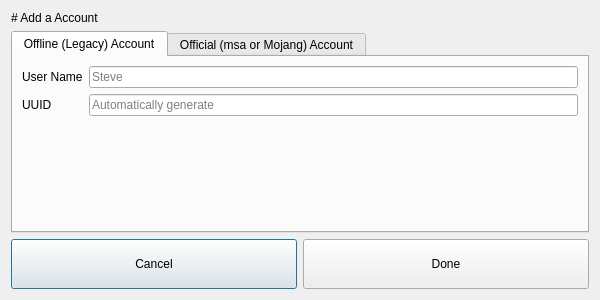
<?xml version="1.0" encoding="UTF-8"?>
<ui version="4.0">
 <class>AddAccDialog</class>
 <widget class="QDialog" name="AddAccDialog">
  <property name="geometry">
   <rect>
    <x>0</x>
    <y>0</y>
    <width>600</width>
    <height>300</height>
   </rect>
  </property>
  <property name="windowTitle">
   <string>Add a Account</string>
  </property>
  <property name="locale">
   <locale language="English" country="UnitedStates"/>
  </property>
  <layout class="QVBoxLayout" name="MainVLayout">
   <item>
    <widget class="QLabel" name="Title">
     <property name="text">
      <string># Add a Account</string>
     </property>
     <property name="textFormat">
      <enum>Qt::MarkdownText</enum>
     </property>
    </widget>
   </item>
   <item>
    <widget class="QTabWidget" name="TabWidget">
     <property name="currentIndex">
      <number>0</number>
     </property>
     <widget class="QWidget" name="LegacyTab">
      <attribute name="title">
       <string>Offline (Legacy) Account</string>
      </attribute>
      <layout class="QGridLayout" name="LegacyGLayout">
       <item row="1" column="0">
        <widget class="QLabel" name="UUIDLabel">
         <property name="text">
          <string>UUID</string>
         </property>
        </widget>
       </item>
       <item row="0" column="0">
        <widget class="QLabel" name="NameLabel">
         <property name="text">
          <string>User Name</string>
         </property>
        </widget>
       </item>
       <item row="1" column="1">
        <widget class="QLineEdit" name="NameEdit">
         <property name="placeholderText">
          <string>Automatically generate</string>
         </property>
        </widget>
       </item>
       <item row="0" column="1">
        <widget class="QLineEdit" name="UUIDEdit">
         <property name="placeholderText">
          <string>Steve</string>
         </property>
        </widget>
       </item>
       <item row="2" column="1">
        <spacer name="VSpacer1">
         <property name="orientation">
          <enum>Qt::Vertical</enum>
         </property>
         <property name="sizeHint" stdset="0">
          <size>
           <width>20</width>
           <height>40</height>
          </size>
         </property>
        </spacer>
       </item>
      </layout>
     </widget>
     <widget class="QWidget" name="MSTab">
      <attribute name="title">
       <string>Official (msa or Mojang) Account</string>
      </attribute>
      <layout class="QGridLayout" name="MSGLayout">
       <item row="1" column="0">
        <widget class="QLabel" name="PwdLabel">
         <property name="text">
          <string>Password</string>
         </property>
        </widget>
       </item>
       <item row="0" column="0">
        <widget class="QLabel" name="AccLabel">
         <property name="text">
          <string>Account</string>
         </property>
        </widget>
       </item>
       <item row="1" column="1">
        <widget class="QLineEdit" name="PwdEdit">
         <property name="text">
          <string/>
         </property>
        </widget>
       </item>
       <item row="0" column="1">
        <widget class="QLineEdit" name="AccEdit"/>
       </item>
       <item row="2" column="1">
        <spacer name="VSpacer2">
         <property name="orientation">
          <enum>Qt::Vertical</enum>
         </property>
         <property name="sizeHint" stdset="0">
          <size>
           <width>20</width>
           <height>40</height>
          </size>
         </property>
        </spacer>
       </item>
      </layout>
     </widget>
    </widget>
   </item>
   <item>
    <layout class="QHBoxLayout" name="MainHLayout">
     <item>
      <widget class="QPushButton" name="CancelBtn">
       <property name="minimumSize">
        <size>
         <width>100</width>
         <height>50</height>
        </size>
       </property>
       <property name="text">
        <string>Cancel</string>
       </property>
      </widget>
     </item>
     <item>
      <widget class="QPushButton" name="DoneBtn">
       <property name="minimumSize">
        <size>
         <width>100</width>
         <height>50</height>
        </size>
       </property>
       <property name="text">
        <string>Done</string>
       </property>
      </widget>
     </item>
    </layout>
   </item>
  </layout>
 </widget>
 <resources/>
 <connections/>
</ui>
